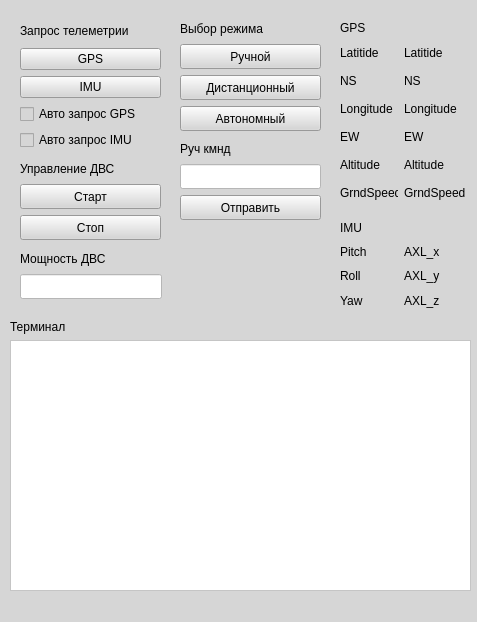
<?xml version="1.0" encoding="UTF-8"?>
<ui version="4.0">
 <class>MainWindow</class>
 <widget class="QMainWindow" name="MainWindow">
  <property name="geometry">
   <rect>
    <x>0</x>
    <y>0</y>
    <width>477</width>
    <height>622</height>
   </rect>
  </property>
  <property name="windowTitle">
   <string>MainWindow</string>
  </property>
  <property name="styleSheet">
   <string notr="true">background-color: rgb(214, 214, 214);
color: black;</string>
  </property>
  <widget class="QWidget" name="centralwidget">
   <widget class="QWidget" name="layoutWidget">
    <property name="geometry">
     <rect>
      <x>10</x>
      <y>320</y>
      <width>461</width>
      <height>271</height>
     </rect>
    </property>
    <layout class="QVBoxLayout" name="verticalLayout_8">
     <item>
      <widget class="QLabel" name="label_7">
       <property name="text">
        <string>Терминал</string>
       </property>
      </widget>
     </item>
     <item>
      <widget class="QTextBrowser" name="terminal_window">
       <property name="font">
        <font>
         <family>Segoe UI</family>
         <pointsize>8</pointsize>
         <italic>false</italic>
         <bold>false</bold>
         <kerning>true</kerning>
        </font>
       </property>
       <property name="styleSheet">
        <string notr="true">background-color: white;</string>
       </property>
      </widget>
     </item>
    </layout>
   </widget>
   <widget class="QWidget" name="layoutWidget_2">
    <property name="geometry">
     <rect>
      <x>20</x>
      <y>250</y>
      <width>142</width>
      <height>49</height>
     </rect>
    </property>
    <layout class="QVBoxLayout" name="verticalLayout_5">
     <item>
      <widget class="QLabel" name="lb_set_power">
       <property name="text">
        <string>Мощность ДВС</string>
       </property>
      </widget>
     </item>
     <item>
      <widget class="QLineEdit" name="le_pwr_mnl">
       <property name="minimumSize">
        <size>
         <width>0</width>
         <height>25</height>
        </size>
       </property>
       <property name="maximumSize">
        <size>
         <width>16777215</width>
         <height>16777215</height>
        </size>
       </property>
       <property name="styleSheet">
        <string notr="true">background-color: white;</string>
       </property>
       <property name="text">
        <string/>
       </property>
      </widget>
     </item>
    </layout>
   </widget>
   <widget class="QWidget" name="layoutWidget_3">
    <property name="geometry">
     <rect>
      <x>20</x>
      <y>160</y>
      <width>141</width>
      <height>80</height>
     </rect>
    </property>
    <layout class="QVBoxLayout" name="verticalLayout_4">
     <item>
      <widget class="QLabel" name="lb_mtr_ctrl">
       <property name="text">
        <string>Управление ДВС</string>
       </property>
      </widget>
     </item>
     <item>
      <widget class="QPushButton" name="btn_motor_start">
       <property name="minimumSize">
        <size>
         <width>0</width>
         <height>25</height>
        </size>
       </property>
       <property name="styleSheet">
        <string notr="true"/>
       </property>
       <property name="text">
        <string>Старт</string>
       </property>
      </widget>
     </item>
     <item>
      <widget class="QPushButton" name="btn_motor_stop">
       <property name="minimumSize">
        <size>
         <width>0</width>
         <height>25</height>
        </size>
       </property>
       <property name="styleSheet">
        <string notr="true"/>
       </property>
       <property name="text">
        <string>Стоп</string>
       </property>
      </widget>
     </item>
    </layout>
   </widget>
   <widget class="QWidget" name="layoutWidget_4">
    <property name="geometry">
     <rect>
      <x>20</x>
      <y>20</y>
      <width>141</width>
      <height>130</height>
     </rect>
    </property>
    <layout class="QVBoxLayout" name="verticalLayout">
     <item>
      <widget class="QLabel" name="lb_connection_2">
       <property name="text">
        <string>Запрос телеметрии</string>
       </property>
      </widget>
     </item>
     <item>
      <widget class="QPushButton" name="btn_gps">
       <property name="text">
        <string>GPS</string>
       </property>
      </widget>
     </item>
     <item>
      <widget class="QPushButton" name="btn_imu">
       <property name="text">
        <string>IMU</string>
       </property>
      </widget>
     </item>
     <item>
      <widget class="QCheckBox" name="cb_auto_gps">
       <property name="text">
        <string>Авто запрос GPS</string>
       </property>
      </widget>
     </item>
     <item>
      <widget class="QCheckBox" name="cb_auto_imu">
       <property name="text">
        <string>Авто запрос IMU</string>
       </property>
      </widget>
     </item>
    </layout>
   </widget>
   <widget class="QWidget" name="layoutWidget_5">
    <property name="geometry">
     <rect>
      <x>180</x>
      <y>140</y>
      <width>141</width>
      <height>80</height>
     </rect>
    </property>
    <layout class="QVBoxLayout" name="verticalLayout_7">
     <item>
      <widget class="QLabel" name="lb_man_cmd">
       <property name="text">
        <string>Руч кмнд</string>
       </property>
      </widget>
     </item>
     <item>
      <widget class="QLineEdit" name="le_mnl_cmd">
       <property name="minimumSize">
        <size>
         <width>0</width>
         <height>25</height>
        </size>
       </property>
       <property name="maximumSize">
        <size>
         <width>16777215</width>
         <height>16777215</height>
        </size>
       </property>
       <property name="styleSheet">
        <string notr="true">background-color: white;</string>
       </property>
       <property name="text">
        <string/>
       </property>
      </widget>
     </item>
     <item>
      <widget class="QPushButton" name="btn_mnl_cmd">
       <property name="minimumSize">
        <size>
         <width>0</width>
         <height>25</height>
        </size>
       </property>
       <property name="styleSheet">
        <string notr="true"/>
       </property>
       <property name="text">
        <string>Отправить</string>
       </property>
      </widget>
     </item>
    </layout>
   </widget>
   <widget class="QWidget" name="layoutWidget_6">
    <property name="geometry">
     <rect>
      <x>180</x>
      <y>20</y>
      <width>141</width>
      <height>111</height>
     </rect>
    </property>
    <layout class="QVBoxLayout" name="verticalLayout_3">
     <item>
      <widget class="QLabel" name="label_8">
       <property name="text">
        <string>Выбор режима</string>
       </property>
      </widget>
     </item>
     <item>
      <widget class="QPushButton" name="btn_mnl_mode">
       <property name="minimumSize">
        <size>
         <width>0</width>
         <height>25</height>
        </size>
       </property>
       <property name="styleSheet">
        <string notr="true"/>
       </property>
       <property name="text">
        <string>Ручной</string>
       </property>
      </widget>
     </item>
     <item>
      <widget class="QPushButton" name="btn_rmt_mode">
       <property name="minimumSize">
        <size>
         <width>0</width>
         <height>25</height>
        </size>
       </property>
       <property name="styleSheet">
        <string notr="true"/>
       </property>
       <property name="text">
        <string>Дистанционный</string>
       </property>
      </widget>
     </item>
     <item>
      <widget class="QPushButton" name="btn_auto_mode">
       <property name="minimumSize">
        <size>
         <width>0</width>
         <height>25</height>
        </size>
       </property>
       <property name="styleSheet">
        <string notr="true"/>
       </property>
       <property name="text">
        <string>Автономный</string>
       </property>
      </widget>
     </item>
    </layout>
   </widget>
   <widget class="QWidget" name="layoutWidget_7">
    <property name="geometry">
     <rect>
      <x>340</x>
      <y>20</y>
      <width>131</width>
      <height>184</height>
     </rect>
    </property>
    <layout class="QVBoxLayout" name="verticalLayout_12">
     <item>
      <widget class="QLabel" name="lb_name_map_4">
       <property name="maximumSize">
        <size>
         <width>101</width>
         <height>16</height>
        </size>
       </property>
       <property name="styleSheet">
        <string notr="true">border: None;</string>
       </property>
       <property name="text">
        <string>GPS</string>
       </property>
      </widget>
     </item>
     <item>
      <layout class="QHBoxLayout" name="horizontalLayout_12">
       <item>
        <widget class="QLabel" name="lb_latitude_2">
         <property name="minimumSize">
          <size>
           <width>58</width>
           <height>0</height>
          </size>
         </property>
         <property name="maximumSize">
          <size>
           <width>58</width>
           <height>16777215</height>
          </size>
         </property>
         <property name="text">
          <string>Latitide</string>
         </property>
        </widget>
       </item>
       <item>
        <widget class="QLabel" name="lb_latitude_val_2">
         <property name="text">
          <string>Latitide</string>
         </property>
        </widget>
       </item>
      </layout>
     </item>
     <item>
      <layout class="QHBoxLayout" name="horizontalLayout_13">
       <item>
        <widget class="QLabel" name="lb_NS_2">
         <property name="minimumSize">
          <size>
           <width>58</width>
           <height>0</height>
          </size>
         </property>
         <property name="maximumSize">
          <size>
           <width>58</width>
           <height>16777215</height>
          </size>
         </property>
         <property name="text">
          <string>NS</string>
         </property>
        </widget>
       </item>
       <item>
        <widget class="QLabel" name="lb_NS_val_2">
         <property name="text">
          <string>NS</string>
         </property>
        </widget>
       </item>
      </layout>
     </item>
     <item>
      <layout class="QHBoxLayout" name="horizontalLayout_14">
       <item>
        <widget class="QLabel" name="lb_longitude_2">
         <property name="minimumSize">
          <size>
           <width>58</width>
           <height>0</height>
          </size>
         </property>
         <property name="maximumSize">
          <size>
           <width>58</width>
           <height>16777215</height>
          </size>
         </property>
         <property name="text">
          <string>Longitude</string>
         </property>
        </widget>
       </item>
       <item>
        <widget class="QLabel" name="lb_longitude_val_2">
         <property name="text">
          <string>Longitude</string>
         </property>
        </widget>
       </item>
      </layout>
     </item>
     <item>
      <layout class="QHBoxLayout" name="horizontalLayout_15">
       <item>
        <widget class="QLabel" name="lb_EW_2">
         <property name="minimumSize">
          <size>
           <width>58</width>
           <height>0</height>
          </size>
         </property>
         <property name="maximumSize">
          <size>
           <width>58</width>
           <height>16777215</height>
          </size>
         </property>
         <property name="text">
          <string>EW</string>
         </property>
        </widget>
       </item>
       <item>
        <widget class="QLabel" name="lb_EW_val_2">
         <property name="text">
          <string>EW</string>
         </property>
        </widget>
       </item>
      </layout>
     </item>
     <item>
      <layout class="QHBoxLayout" name="horizontalLayout_16">
       <item>
        <widget class="QLabel" name="lb_altitude_2">
         <property name="minimumSize">
          <size>
           <width>58</width>
           <height>0</height>
          </size>
         </property>
         <property name="maximumSize">
          <size>
           <width>58</width>
           <height>16777215</height>
          </size>
         </property>
         <property name="text">
          <string>Altitude</string>
         </property>
        </widget>
       </item>
       <item>
        <widget class="QLabel" name="lb_altitude_val_2">
         <property name="text">
          <string>Altitude</string>
         </property>
        </widget>
       </item>
      </layout>
     </item>
     <item>
      <layout class="QHBoxLayout" name="horizontalLayout_17">
       <item>
        <widget class="QLabel" name="lb_grndspeed_2">
         <property name="minimumSize">
          <size>
           <width>58</width>
           <height>0</height>
          </size>
         </property>
         <property name="maximumSize">
          <size>
           <width>58</width>
           <height>16777215</height>
          </size>
         </property>
         <property name="text">
          <string>GrndSpeed</string>
         </property>
        </widget>
       </item>
       <item>
        <widget class="QLabel" name="lb_grndspeed_val_2">
         <property name="text">
          <string>GrndSpeed</string>
         </property>
        </widget>
       </item>
      </layout>
     </item>
    </layout>
   </widget>
   <widget class="QWidget" name="layoutWidget_8">
    <property name="geometry">
     <rect>
      <x>340</x>
      <y>220</y>
      <width>131</width>
      <height>90</height>
     </rect>
    </property>
    <layout class="QVBoxLayout" name="verticalLayout_13">
     <item>
      <widget class="QLabel" name="lb_name_map_5">
       <property name="maximumSize">
        <size>
         <width>101</width>
         <height>16</height>
        </size>
       </property>
       <property name="styleSheet">
        <string notr="true">border: None;</string>
       </property>
       <property name="text">
        <string>IMU</string>
       </property>
      </widget>
     </item>
     <item>
      <layout class="QHBoxLayout" name="horizontalLayout_18">
       <item>
        <widget class="QLabel" name="lb_axl_x_2">
         <property name="minimumSize">
          <size>
           <width>58</width>
           <height>0</height>
          </size>
         </property>
         <property name="maximumSize">
          <size>
           <width>58</width>
           <height>16777215</height>
          </size>
         </property>
         <property name="text">
          <string>Pitch</string>
         </property>
        </widget>
       </item>
       <item>
        <widget class="QLabel" name="lb_axl_x_val_2">
         <property name="minimumSize">
          <size>
           <width>0</width>
           <height>0</height>
          </size>
         </property>
         <property name="maximumSize">
          <size>
           <width>16777215</width>
           <height>16777215</height>
          </size>
         </property>
         <property name="text">
          <string>AXL_x</string>
         </property>
        </widget>
       </item>
      </layout>
     </item>
     <item>
      <layout class="QHBoxLayout" name="horizontalLayout_19">
       <item>
        <widget class="QLabel" name="lb_axl_y_2">
         <property name="minimumSize">
          <size>
           <width>58</width>
           <height>0</height>
          </size>
         </property>
         <property name="maximumSize">
          <size>
           <width>58</width>
           <height>16777215</height>
          </size>
         </property>
         <property name="text">
          <string>Roll</string>
         </property>
        </widget>
       </item>
       <item>
        <widget class="QLabel" name="lb_axl_y_val_2">
         <property name="minimumSize">
          <size>
           <width>0</width>
           <height>0</height>
          </size>
         </property>
         <property name="maximumSize">
          <size>
           <width>16777215</width>
           <height>16777215</height>
          </size>
         </property>
         <property name="text">
          <string>AXL_y</string>
         </property>
        </widget>
       </item>
      </layout>
     </item>
     <item>
      <layout class="QHBoxLayout" name="horizontalLayout_20">
       <item>
        <widget class="QLabel" name="lb_axl_z_2">
         <property name="minimumSize">
          <size>
           <width>58</width>
           <height>0</height>
          </size>
         </property>
         <property name="maximumSize">
          <size>
           <width>58</width>
           <height>16777215</height>
          </size>
         </property>
         <property name="text">
          <string>Yaw</string>
         </property>
        </widget>
       </item>
       <item>
        <widget class="QLabel" name="lb_axl_z_val_2">
         <property name="minimumSize">
          <size>
           <width>0</width>
           <height>0</height>
          </size>
         </property>
         <property name="maximumSize">
          <size>
           <width>16777215</width>
           <height>16777215</height>
          </size>
         </property>
         <property name="text">
          <string>AXL_z</string>
         </property>
        </widget>
       </item>
      </layout>
     </item>
    </layout>
   </widget>
  </widget>
  <widget class="QStatusBar" name="statusbar"/>
 </widget>
 <resources/>
 <connections/>
</ui>
